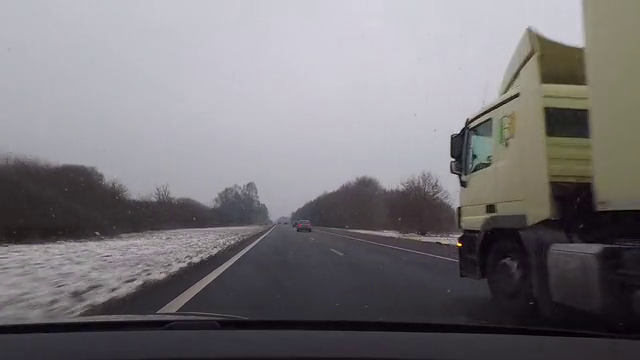
#> input picture frame 122 of Videos/highwayDash.mp4, 640 x 360 px
$ python laneDetection.py
#> lines starting #> are read from the running program, lines starting #| are printed output that depends on the picture; after the words box and inside, x2 and y2 are one past the last pixel; in counts of white or black regions, pixels touching at a corner belong together
#!/usr/local/bin/python3

import cv2
import numpy as np
import matplotlib.pyplot as plt


def getCannyOfImage(image):
    gray = cv2.cvtColor(image, cv2.COLOR_RGB2GRAY)
    blur = cv2.GaussianBlur(gray, (5,5), 0 )
    canny = cv2.Canny(blur, 70, 100)
    return canny

def getMaskedImage(image, polygon = [(0, 300), (0, 315), (630, 315), (630, 300), (290,200)]):
    polygons= np.array([polygon])
    mask = np.zeros_like(image)
    cv2.fillPoly(mask, polygons, 255)
    maskedImage= cv2.bitwise_and(image, mask)
    return maskedImage

def createCoordinates(image, lineParameters):
    #Could/should update this to polar coordinates to avoid vertical(horizontal aswell?) errors
    slope, yIntercept = lineParameters
    y1 = image.shape[0]
    y2 = int(y1 * (4/6))
    x1 = int((y1 - yIntercept) / slope)
    x2 = int((y2 - yIntercept) / slope)
    return np.array([x1, y1, x2, y2])

def averageSlopeIntercept(image, lines, currentFit):

    leftFitLines = []
    rightFitLines =[]

    if not lines is None:
        for line in lines:
            x1, y1, x2, y2 = line.reshape(4)
            parameters = np.polyfit((x1, x2), (y1, y2), 1)
            slope = parameters[0]
            yIntercept = parameters[1]
            if slope < 0:
                leftFitLines.append((slope, yIntercept))
            else:
                rightFitLines.append((slope, yIntercept))

        if leftFitLines == [] :
            #if no lines are found for the left
            leftLine = currentFit[0]
        else:
            leftAverageFit = np.average(leftFitLines, axis = 0)
            leftLine = createCoordinates(image, leftAverageFit)

        if rightFitLines == []:
            #if no lines are found for the right
            rightLine = currentFit[1]
        else:
            rightAverageFit= np.average(rightFitLines, axis = 0)
            rightLine = createCoordinates(image, rightAverageFit)

        return np.array([leftLine, rightLine])


    else:
        #if no lines are found that are long enough
        return currentFit

def displayLines(image, lines):
    lineImage= np.zeros_like(image)
    if lines is not None:
        for line in lines:
            try:
                x1, y1, x2, y2 = line.reshape(4)
                cv2.line(lineImage, (x1, y1), (x2, y2), (255, 0, 0), 10)
            except:
                continue

    return lineImage

if __name__ == '__main__':
    print('\nstarting\n')
    print('Options:\n\n0: Original\n1: Canny Image\n2: Masked Image\n3: Canny Image with lines\n4: Original with lines')
    choice = '0'

    print('Switch between these at any point in the video')

    cap = cv2.VideoCapture('Videos/highwayDash.mp4')

    averagedLines = None

    while (cap.isOpened()):
        ret , frame= cap.read()
#> frame is the input picture: shape (360, 640, 3); mean B, G, R 121.3, 117.8, 121.1

        #frame does not exist
        if not ret:
            break

        cannyImage = getCannyOfImage(frame)
#> in getCannyOfImage, `canny = cv2.Canny(blur, 70, 100)`:
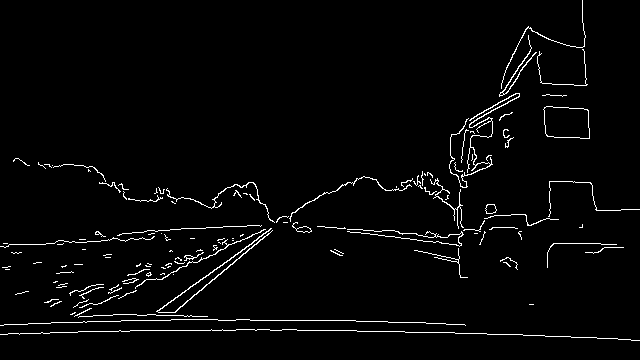
#> canny: shape (360, 640); 2.7% white in thin lines or dots
        maskedImage = getMaskedImage(cannyImage)
#> in getMaskedImage, `cv2.fillPoly(mask, polygons, 255)`:
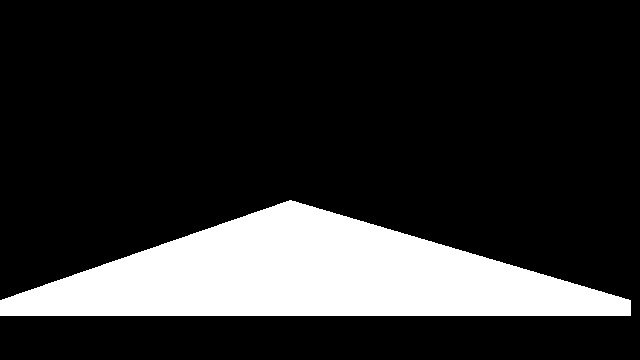
#> mask: shape (360, 640); 18.1% white; 1 white region, box (x1, y1, x2, y2) and area: (0, 200, 631, 316) 41596
#> in getMaskedImage, `maskedImage= cv2.bitwise_and(image, mask)`:
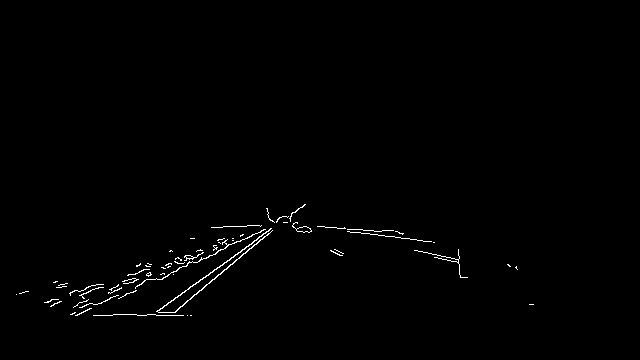
#> maskedImage: shape (360, 640); 0.75% white in thin lines or dots, all inside (x1, y1, x2, y2) = (16, 204, 534, 316)
        lines = cv2.HoughLinesP(maskedImage, 2, np.pi / 180, 100, np.array([]), minLineLength = 70, maxLineGap = 5)
#> lines = [[152, 314, 271, 228], [193, 295, 271, 231], [356, 232, 426, 241]]
        averagedLines = averageSlopeIntercept(frame, lines, averagedLines)
#> the loop in averageSlopeIntercept, `for line in lines:` made 3 passes
#> (x1, y1, x2, y2, slope, yIntercept) on passes 1 to 3: (152, 314, 271, 228, -0.723, 423.8), (193, 295, 271, 231, -0.821, 453.4), (356, 232, 426, 241, 0.129, 186.2)
#> after the loop in averageSlopeIntercept, `for line in lines:`: leftFitLines = [(-0.723, 423.8), (-0.821, 453.4)]; rightFitLines = [(0.129, 186.2)]
#> in averageSlopeIntercept, `leftAverageFit = np.average(leftFitLines, axis = 0)`: leftAverageFit = [-0.772, 438.6]
#> in createCoordinates, `slope, yIntercept = lineParameters`: slope = -0.772; yIntercept = 438.6
#> in createCoordinates, `x1 = int((y1 - yIntercept) / slope)`: x1 = 101
#> in createCoordinates, `x2 = int((y2 - yIntercept) / slope)`: x2 = 257
#> in averageSlopeIntercept, `leftLine = createCoordinates(image, leftAverageFit)`: leftLine = [101, 360, 257, 240]
#> in averageSlopeIntercept, `rightAverageFit= np.average(rightFitLines, axis = 0)`: rightAverageFit = [0.129, 186.2]
#> in averageSlopeIntercept, `rightLine = createCoordinates(image, rightAverageFit)`: rightLine = [1351, 360, 418, 240]
#> averagedLines = [[101, 360, 257, 240], [1351, 360, 418, 240]]
        lineImage = displayLines(frame, averagedLines)
#> the loop in displayLines, `for line in lines:` made 2 passes
#> after the loop in displayLines, `for line in lines:`:
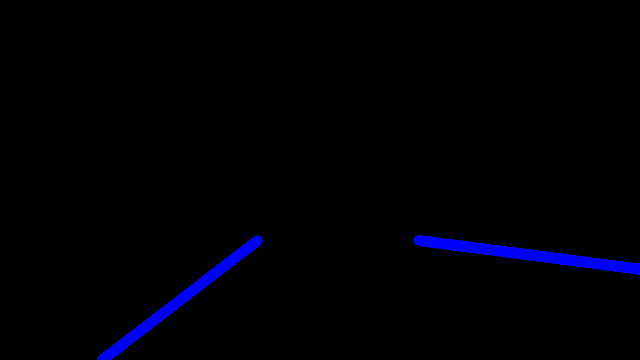
#> lineImage: shape (360, 640, 3); mean of channels 0, 1, 2 5.2, 0, 0; drawn as B, G, R
        cannyImageInRGB = cv2.cvtColor(cannyImage, cv2.COLOR_GRAY2RGB)
#> cannyImageInRGB: shape (360, 640, 3); 2.7% white in thin lines or dots
        cannyComboImage = cv2.addWeighted( cannyImageInRGB, 0.8, lineImage, 1, 1)
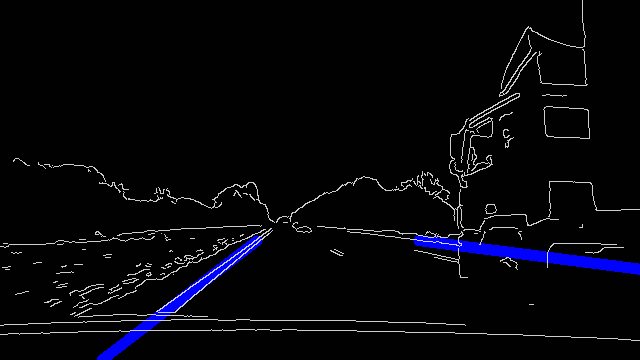
#> cannyComboImage: shape (360, 640, 3); mean B, G, R 11.2, 6.5, 6.5
        originalComboImage = cv2.addWeighted(frame, 0.8, lineImage, 1, 1)
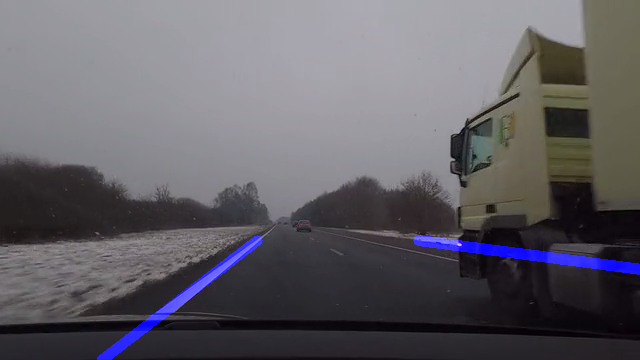
#> originalComboImage: shape (360, 640, 3); mean B, G, R 102.2, 95.3, 97.9

        if choice == '0':
            cv2.imshow("result", frame)

        elif choice == '1':
            cv2.imshow("result", cannyImage)

        elif choice == '2':
            cv2.imshow("result", maskedImage)

        elif choice == '3':
            cv2.imshow("result", cannyComboImage)

        elif choice == '4':
            cv2.imshow("result", originalComboImage)

        if cv2.waitKey(1) == ord('q'):
#> (key q is pressed here)
            break
        elif cv2.waitKey(1) == ord('0'):
            choice = '0'
        elif cv2.waitKey(1) == ord('1'):
            choice = '1'
        elif cv2.waitKey(1) == ord('2'):
            choice = '2'
        elif cv2.waitKey(1) == ord('3'):
            choice = '3'
        elif cv2.waitKey(1) == ord('4'):
            choice = '4'

    cap.release()
    cv2.destroyAllWindows()

    print('\nfinished\n')

$ run again, starting later in the video
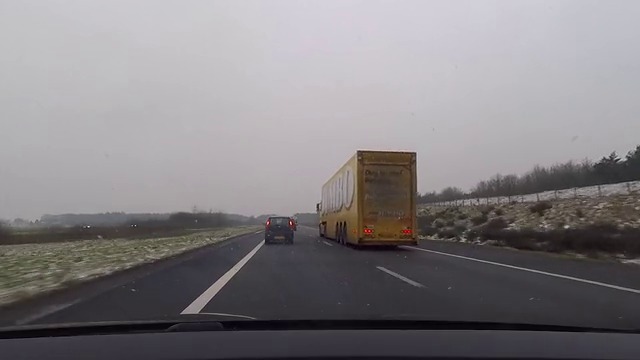
#> input picture frame 981 of Videos/highwayDash.mp4, 640 x 360 px
#> frame is the input picture: shape (360, 640, 3); mean B, G, R 131, 127.6, 131.7
#> in getCannyOfImage, `canny = cv2.Canny(blur, 70, 100)`:
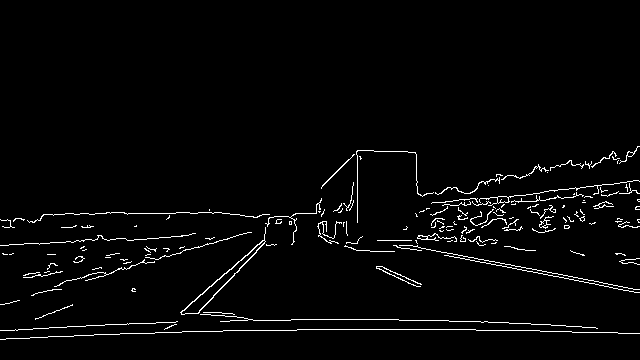
#> canny: shape (360, 640); 2.6% white in thin lines or dots, all inside (x1, y1, x2, y2) = (0, 146, 640, 340)
#> mask: shape (360, 640); 18.1% white; 1 white region, box (x1, y1, x2, y2) and area: (0, 200, 631, 316) 41596
#> maskedImage: shape (360, 640); 0.71% white in thin lines or dots, all inside (x1, y1, x2, y2) = (0, 208, 544, 316)
#> lines = [[180, 312, 264, 239], [406, 245, 516, 266], [198, 313, 265, 241], [444, 255, 536, 272]]
#> the loop in averageSlopeIntercept, `for line in lines:` made 4 passes
#> (x1, y1, x2, y2, slope, yIntercept) on passes 1 to 4: (180, 312, 264, 239, -0.869, 468.4), (406, 245, 516, 266, 0.191, 167.5), (198, 313, 265, 241, -1.07, 525.8), (444, 255, 536, 272, 0.185, 173)
#> after the loop in averageSlopeIntercept, `for line in lines:`: leftFitLines = [(-0.869, 468.4), (-1.07, 525.8)]; rightFitLines = [(0.191, 167.5), (0.185, 173)]
#> leftAverageFit = [-0.972, 497.1]
#> in createCoordinates, `slope, yIntercept = lineParameters`: slope = -0.972; yIntercept = 497.1
#> in createCoordinates, `x1 = int((y1 - yIntercept) / slope)`: x1 = 141
#> in createCoordinates, `x2 = int((y2 - yIntercept) / slope)`: x2 = 264
#> leftLine = [141, 360, 264, 240]
#> rightAverageFit = [0.188, 170.2]
#> rightLine = [1010, 360, 371, 240]
#> averagedLines = [[141, 360, 264, 240], [1010, 360, 371, 240]]
#> the loop in displayLines, `for line in lines:` made 2 passes
#> `originalComboImage = cv2.addWeighted(frame, 0.8, lineImage, 1, 1)`:
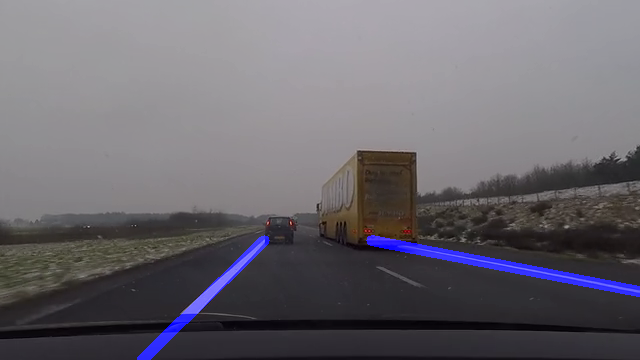
#> originalComboImage: shape (360, 640, 3); mean B, G, R 110, 103.1, 106.4
